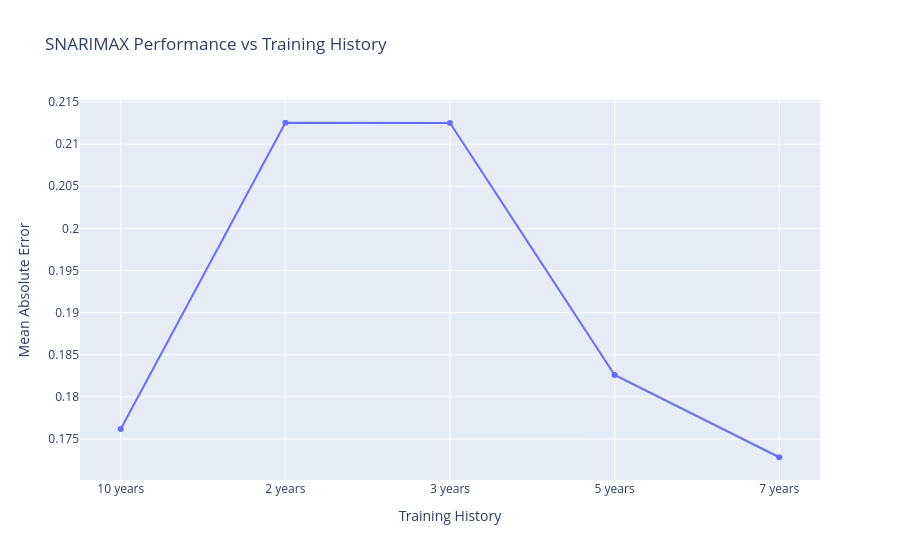

Source (notebook cell):
### Code cell
snarimax_history = history_summary[
    history_summary["Model"] == "SNARIMAX"
].copy()

fig = go.Figure()

fig.add_trace(go.Scatter(
    x=snarimax_history["History"],
    y=snarimax_history["MAE"],
    mode="lines+markers",
    name="SNARIMAX MAE"
))

fig.update_layout(
    title="SNARIMAX Performance vs Training History",
    xaxis_title="Training History",
    yaxis_title="Mean Absolute Error"
)

fig.show()

### Figure 1 — Plotly figure (JSON) as saved in the notebook; plotly's stock layout.template omitted (floating-point values rounded to 4 significant figures)
{"data": [{"mode": "lines+markers", "name": "SNARIMAX MAE", "type": "scatter", "x": ["10 years", "2 years", "3 years", "5 years", "7 years"], "y": [0.1762, 0.2125, 0.2125, 0.1826, 0.1728]}], "layout": {"title": {"text": "SNARIMAX Performance vs Training History"}, "xaxis": {"title": {"text": "Training History"}}, "yaxis": {"title": {"text": "Mean Absolute Error"}}}}
